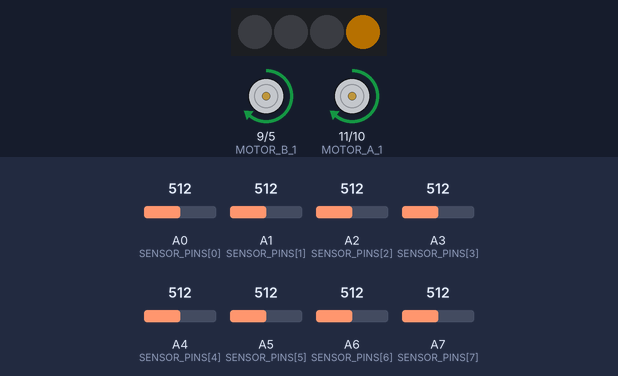
The sketch below on a simulated Arduino Nano, built with avr-gcc and run on an emulated ATmega328P. On the bench: 4 RGB LEDs in strip order, left to right, motor-driver pin pairs drawn as motors (green arrow = first pin HIGH = forward, orange = second pin HIGH = backward, longer = more drive). The test bench sets the inputs (shaded band); at power-on: A0 (SENSOR_PINS[0]) = 512, A3 (SENSOR_PINS[3]) = 512, A5 (SENSOR_PINS[5]) = 512, A1 (SENSOR_PINS[1]) = 512, A2 (SENSOR_PINS[2]) = 512, A4 (SENSOR_PINS[4]) = 512, A6 (SENSOR_PINS[6]) = 512, A7 (SENSOR_PINS[7]) = 512. Dim RGB values are drawn brighter than linear; what the sketch prints to the serial monitor is not drawn.

Above: at 1.2 s.
1.3 s: A0 (SENSOR_PINS[0]) set to 941
4.3 s: A0 (SENSOR_PINS[0]) set to 961
At 4.62 s:
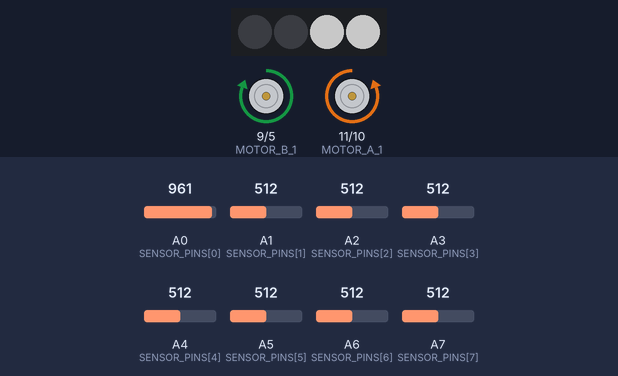
At 5.9 s:
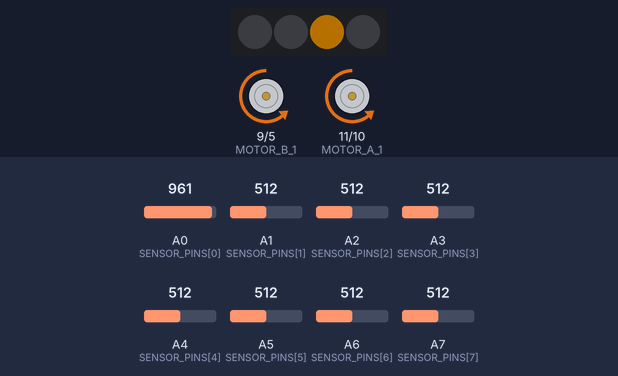
6.2 s: A3 (SENSOR_PINS[3]) set to 942
9.2 s: A3 (SENSOR_PINS[3]) set to 964
At 9.7 s:
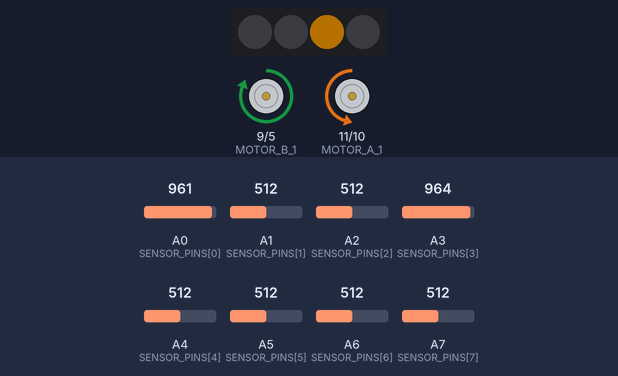
10.7 s: A5 (SENSOR_PINS[5]) set to 939
13.7 s: A5 (SENSOR_PINS[5]) set to 965
At 14.27 s:
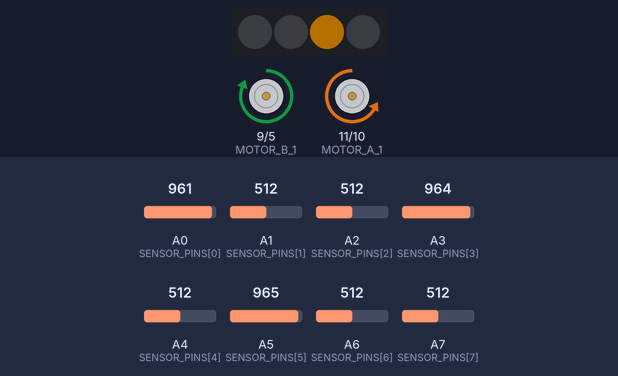
Timing chart, 0 to 17.7 s (numbered marks = the images above; inputs shaded):
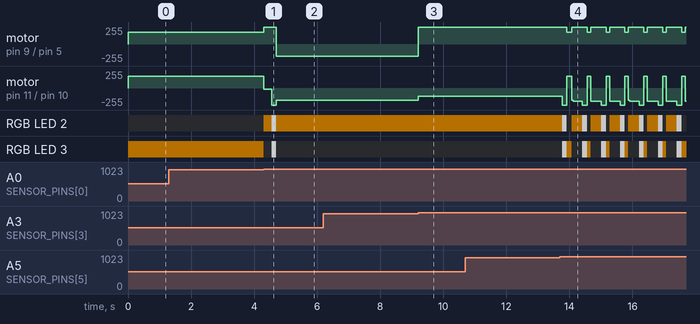

Measured:
- the behaviour switches between 950 and 951 on A0 (SENSOR_PINS[0]) (found by bisection; images 0 and 1)
- the behaviour switches between 950 and 951 on A3 (SENSOR_PINS[3]) (found by bisection; images 2 and 3)
- the behaviour switches between 950 and 951 on A5 (SENSOR_PINS[5]) (found by bisection; images 3 and 4)
- after the input at 1.3 s, every drawn part: stays the same
- after the input at 4.3 s, motor on pin 9 (MOTOR_B_1) / pin 5 (MOTOR_B_2): forward 180/255 → forward 255/255 at once, → backward 180/255 0.40 s later; motor on pin 11 (MOTOR_A_1) / pin 10 (MOTOR_A_2): forward 180/255 → backward 20/255 at once, → backward 255/255 0.25 s later, → backward 180/255 0.15 s later
- after the input at 6.2 s, every drawn part: stays the same
- after the input at 9.2 s, motor on pin 9 (MOTOR_B_1) / pin 5 (MOTOR_B_2): backward 180/255 → forward 255/255 at once; motor on pin 11 (MOTOR_A_1) / pin 10 (MOTOR_A_2): backward 180/255 → backward 121/255 at once
- after the input at 10.7 s, every drawn part: stays the same
- after the input at 13.7 s, motor on pin 9 (MOTOR_B_1) / pin 5 (MOTOR_B_2): alternates forward 255/255 for 0.49 s and forward 180/255 for 0.11 s, starting after 0.22 s; RGB LED 2: RGB(65, 40, 0) → RGB(100, 100, 100) after 0.07 s, → off 0.15 s later, → RGB(65, 40, 0) 0.16 s later, → RGB(100, 100, 100) 0.34 s later, … (20 changes in this stretch)

The sketch:

LineMaze.ino
```cpp
// ============================================================
//  Line Following Robot — Line Maze Solver (Left-Hand Rule)
// ============================================================

#include <Adafruit_NeoPixel.h>

#define LED_PIN  7
#define NUM_LEDS 4

Adafruit_NeoPixel pixels(NUM_LEDS, LED_PIN, NEO_GRB + NEO_KHZ800);

// --- Motor Pins ---
const int MOTOR_A_1 = 11;  // Left  backward
const int MOTOR_A_2 = 10;  // Left  forward
const int MOTOR_B_1 = 9;   // Right forward
const int MOTOR_B_2 = 5;   // Right backward (⚠️ not PWM — rewire to pin 3 or 5 if possible)

// --- Sensors ---
const int SENSOR_COUNT = 8;
const int SENSOR_PINS[8] = {A0, A1, A2, A3, A4, A5, A6, A7};
const int SENSOR_WEIGHTS[8] = { 7,  5,  3,  1, -1, -3, -5, -7};
const int THRESHOLD = 950;

// --- PD Gains ---
const float Kp = 20.0;
const float Kd = 12.0;

// --- Speeds ---
const int SPEED_BASE  = 255;   // slower = more control at turns
const int SPEED_MIN = 160;
const int SPEED_PIVOT = 180;   // slightly slower pivot, less overshoot

// --- Timing ---
const unsigned long CROSSING_MS = 140;  // back down from 300 — less overshoot
const unsigned long BLIND_MS = 100;  // start checking for line sooner after pivot
const unsigned long TURN_180_MS = 600;   // Timed blind phase for u-turns only
const unsigned long COOLDOWN_MS = 250;  // shorter cooldown at lower speed
const unsigned long TIMEOUT_MS = 5000;  // Max spin before giving up
const unsigned long IGNORE_FINISH_MS = 3000;  // Don't detect finish in first 3s
const unsigned long FINISH_CONFIRM_MS = 100;   // FIX 3: raised from 30ms to reduce false triggers
const unsigned long DEBUG_INTERVAL = 50;    // FIX 5: only print every 50ms

// --- States ---
enum State { FOLLOWING, CROSSING, TURNING, SEARCH, COOLDOWN, RECOVER, FINISH, BACKUP, DONE };
State state = FOLLOWING;

// --- Turn direction: -1 = left, 0 = straight, 1 = right, 2 = u-turn ---
int pendingTurn = 0;

// --- Tracking ---
float lastError = 0;
int lastDirection = 0;
unsigned long stateStart = 0;
unsigned long raceStart = 0;
unsigned long finishTimer = 0;
unsigned long lastDebug = 0;  // FIX 5

// ============================================================
//  FIX 1 — Forward declarations so LED functions can be called
//  from motor helpers defined above them
// ============================================================
void showForwardLights();
void showBrakeLights();
void showLeftLights();
void showRightLights();

// ============================================================
//  Motor Helpers
// ============================================================

void stopMotors() {
  analogWrite(MOTOR_A_1, 0); analogWrite(MOTOR_A_2, 0);
  analogWrite(MOTOR_B_1, 0); analogWrite(MOTOR_B_2, 0);
  showBrakeLights();
}

// Replace the entire setMotor function with this:
void setMotor(int fwd, int bwd, int speed) {
  speed = constrain(speed, -255, 255);
  if (speed >= 0) {
    analogWrite(fwd, speed);
    analogWrite(bwd, 0);
  } else {
    analogWrite(fwd, 0);
    analogWrite(bwd, abs(speed));
  }
}

void driveForward(int spd = SPEED_BASE) {
  setMotor(MOTOR_A_2, MOTOR_A_1, spd);
  setMotor(MOTOR_B_1, MOTOR_B_2, spd);
  showForwardLights();
}

void driveReverse(int spd = SPEED_BASE) {
  setMotor(MOTOR_A_2, MOTOR_A_1, -spd);
  setMotor(MOTOR_B_1, MOTOR_B_2, -spd);
  showBrakeLights();
}

void pivotLeft(int spd = SPEED_PIVOT) {
  setMotor(MOTOR_A_2, MOTOR_A_1, -spd);
  setMotor(MOTOR_B_1, MOTOR_B_2,  spd);
  showLeftLights();
}

void pivotRight(int spd = SPEED_PIVOT) {
  setMotor(MOTOR_A_2, MOTOR_A_1,  spd);
  setMotor(MOTOR_B_1, MOTOR_B_2, -spd);
  showRightLights();
}

// ============================================================
//  PD Line Following
// ============================================================

void drive(float pos) {
  int base = map((int)(abs(pos) * 10), 0, 70, SPEED_BASE, SPEED_MIN);
  float corr = Kp * pos + Kd * (pos - lastError);
  lastError  = pos;
  if (pos < 0) showLeftLights();
  else if (pos > 0) showRightLights();
  else showForwardLights();
  setMotor(MOTOR_A_2, MOTOR_A_1, base - (int)corr);
  setMotor(MOTOR_B_1, MOTOR_B_2, base + (int)corr);
}

// ============================================================
//  Sensors
// ============================================================

int readSensors(int vals[], long &wsum) {
  wsum = 0;
  int active = 0;
  for (int i = 0; i < SENSOR_COUNT; i++) {
    vals[i] = analogRead(SENSOR_PINS[i]);
    int on = (vals[i] > THRESHOLD) ? 1 : 0;
    wsum += on * SENSOR_WEIGHTS[i];
    active += on;
  }
  return active;
}

// ============================================================
//  Junction Detection — left-hand rule
//  Sensor layout (A0 = leftmost, A7 = rightmost):
//    Left  zone: sensors 5–7 (indices 5,6,7)  — FIX 2: corrected comment
//    Centre zone: sensors 3–4 (indices 3,4)
//    Right zone: sensors 0–2 (indices 0,1,2)
//  Returns: -1 = left, 0 = straight, 1 = right, 2 = u-turn, -99 = not a junction
// ============================================================

// int chooseTurn(int vals[]) {
//   int L = 0, C = 0, R = 0;
//   for (int i = 0; i < SENSOR_COUNT; i++) {
//     int on = (vals[i] > THRESHOLD) ? 1 : 0;
//     if (i <= 2) L += on;
//     if (i == 3 || i == 4) C += on;
//     if (i >= 5) R += on;
//   }

//   bool canLeft = (L >= 2);
//   bool canRight = (R >= 2);
//   // Only say "Straight" if the center is VERY solid and there are NO turns
//   bool canStraight = (vals[3] > THRESHOLD && vals[4] > THRESHOLD);

//   // --- NEW PRIORITY: Any Turn > Straight ---
//   if (canLeft) return -1;   // Left-hand rule priority
//   if (canRight) return 1;    // If no left, take the right immediately
//   if (canStraight) return 0; // Only go straight if no side turns exist

//   return -99;
// }


int chooseTurn(int vals[]) {
  // 1. Detect presence in each zone
  bool L = (vals[5] > THRESHOLD || vals[6] > THRESHOLD || vals[7] > THRESHOLD);
  bool C = (vals[3] > THRESHOLD || vals[4] > THRESHOLD);
  bool R = (vals[0] > THRESHOLD || vals[1] > THRESHOLD || vals[2] > THRESHOLD);

  // 2. Combine into a single "Junction ID"
  // If L=1, C=1, R=0 -> JunctionID = 6 (4 + 2)
  int junctionID = (L * 4) + (C * 2) + (R * 1);

  // 3. Map IDs to Actions (Left-Hand Rule)
  switch (junctionID) {
    case 7: return -1; // Full Cross (+): Take Left
    case 6: return -1; // Left T-Junction (L + S): Take Left
    case 5: return -1; // Left/Right only (L + R): Take Left
    case 4: return -1; // 90 deg Left: Take Left

    case 3: return 0;  // Right T-Junction (S + R): Take Straight
    case 2: return 0;  // Straight line only: Take Straight

    case 1: return 1;  // 90 deg Right: Take Right

    default: return -99; // No line or Dead End
  }
}
// ============================================================
//  Debug — FIX 5: called on a 50ms interval, not every tick
// ============================================================

void debugPrint(int vals[]) {
  String s = "";
  switch (state) {
    case FOLLOWING: s = "FOLLOWING"; break;
    case CROSSING:  s = "CROSSING";  break;
    case TURNING:   s = "TURNING";   break;
    case SEARCH:    s = "SEARCH";    break;
    case COOLDOWN:  s = "COOLDOWN";  break;
    case RECOVER:   s = "RECOVER";   break;
    case FINISH:    s = "FINISH";    break;
    case BACKUP:    s = "BACKUP";    break;
    case DONE:      s = "DONE";      break;
  }
  String line = String(millis()) + "," + s;
  for (int i = 0; i < SENSOR_COUNT; i++) {
    line += "," + String(vals[i]);
  }
  Serial.println(line);
}

// ============================================================
//  Setup
// ============================================================

void setup() {
  pinMode(MOTOR_A_1, OUTPUT); pinMode(MOTOR_A_2, OUTPUT);
  pinMode(MOTOR_B_1, OUTPUT); pinMode(MOTOR_B_2, OUTPUT);
  stopMotors();
  Serial.begin(9600);
  pixels.begin();
  pixels.clear();
  pixels.show();
  raceStart = millis();
  Serial.println("Ready");
}

// ============================================================
//  Main Loop
// ============================================================

void loop() {
  int  vals[SENSOR_COUNT];
  long wsum   = 0;
  int  active = readSensors(vals, wsum);
  unsigned long now = millis();

  // FIX 5: throttle debug output so it doesn't slow the loop
  if (now - lastDebug >= DEBUG_INTERVAL) {
    lastDebug = now;
    debugPrint(vals);
  }

  switch (state) {

    // ── FOLLOWING ──────────────────────────────────────────
    case FOLLOWING: {

      // Finish line — 7+ sensors active, past safety window
      // FIX 3: confirmation window raised to 100ms to avoid false triggers at wide junctions
      if (active >= 7 && now - raceStart > IGNORE_FINISH_MS) {
        if (finishTimer == 0) {
          finishTimer = now;
        } else if (now - finishTimer >= FINISH_CONFIRM_MS) {
          Serial.println("Finish detected");
          state       = FINISH;
          stateStart  = now;
          finishTimer = 0;
        }
        driveForward();
        break;
      } else if (active < 7) {
        finishTimer = 0;
      }

      // No line — enter recover
      if (active == 0) {
        state      = RECOVER;
        stateStart = now;
        break;
      }

      // Junction check
      int turn = chooseTurn(vals);
      if (turn != -99 && turn != 0) {
        pendingTurn = turn;
        state       = CROSSING;
        stateStart  = now;
        Serial.print("Junction → turn: "); Serial.println(turn);
        break;
      }

      // Normal PD following (straight at junction falls through here too)
      float pos = (float)wsum / active;
      lastDirection = (pos < 0) ? -1 : 1;
      drive(pos);
      break;
    }

    // ── CROSSING — creep forward to center wheels ───────────
    case CROSSING:
      driveForward();
      if (now - stateStart >= CROSSING_MS) {
        state      = TURNING;
        stateStart = now;
      }
      break;

    // ── TURNING — blind pivot phase ─────────────────────────
    case TURNING: {
      unsigned long blindTime = (pendingTurn == 2) ? TURN_180_MS : BLIND_MS;
      if (pendingTurn == -1) pivotLeft();
      else                   pivotRight();
      if (now - stateStart >= blindTime) {
        state      = SEARCH;
        stateStart = now;
      }
      break;
    }

    // ── SEARCH — spin until centre sensors find line ─────────
    case SEARCH: {
      if (pendingTurn == -1) pivotLeft();
      else pivotRight();

      int hits = 0;
      if (analogRead(SENSOR_PINS[3]) > THRESHOLD) hits++;
      if (analogRead(SENSOR_PINS[4]) > THRESHOLD) hits++;

      if (hits >= 1) {
        Serial.println("Turn done");
        lastError  = 0;
        state = COOLDOWN;
        stateStart = now;
        break;
      }

      // Timeout — switch to u-turn, or give up if already trying
      if (now - stateStart > TIMEOUT_MS) {
        if (pendingTurn != 2) {
          Serial.println("Timeout → u-turn");
          pendingTurn = 2;
          state       = TURNING;
          stateStart  = now;
        } else {
          Serial.println("Completely lost — stopping");
          stopMotors();
          state      = COOLDOWN;
          stateStart = now;
        }
      }
      break;
    }

    // ── COOLDOWN — drive clear before checking junctions again ─
    case COOLDOWN:
      if (active > 0) {
        float pos = (float)wsum / active;
        drive(pos);
      } else {
        driveForward();
      }
      if (now - stateStart >= COOLDOWN_MS) {
        state = FOLLOWING;
        Serial.println("Cooldown done");
      }
      break;

    // ── RECOVER — spin toward last known side until line found ─
    case RECOVER:
      if (lastError <= 0) pivotLeft();
      else                pivotRight();
      if (active > 0) {
        Serial.println("Line recovered");
        state      = COOLDOWN;
        stateStart = now;
      }
      if (now - stateStart > TIMEOUT_MS) {
        pendingTurn = 2;
        state       = TURNING;
        stateStart  = now;
      }
      break;

    // ── FINISH — drive across the finish box ────────────────
    case FINISH:
      driveForward();
      if (active <= 2) {
        stopMotors();
        state      = BACKUP;
        stateStart = now;
        Serial.println("Crossed finish — backing up");
      }
      break;

    // ── BACKUP — reverse to centre, pause, done ─────────────
    // FIX 4 note: Motor B reverse is full power due to pin 4 not being PWM.
    // Robot may veer slightly — rewiring pin 4 to pin 3 or 5 fixes this properly.
    case BACKUP:
      if (now - stateStart < 600) {
        driveReverse((int)(SPEED_BASE * 0.8));
      } else if (now - stateStart < 1600) {
        stopMotors();
      } else if (now - stateStart < 3000) {
        driveReverse((int)(SPEED_BASE * 0.8));
      } else {
        state = DONE;
      }
      break;

    // ── DONE ────────────────────────────────────────────────
    case DONE:
      stopMotors();
      pixels.fill(pixels.Color(0, 255, 0));
      pixels.show();
      break;
  }
}

// ============================================================
//  LED Helpers — FIX 1: defined here, declared above motor helpers
// ============================================================

void showForwardLights() {
  pixels.clear();
  pixels.setPixelColor(2, pixels.Color(100, 100, 100));
  pixels.setPixelColor(3, pixels.Color(100, 100, 100));
  pixels.show();
}

void showBrakeLights() {
  pixels.clear();
  pixels.setPixelColor(0, pixels.Color(100, 0, 0));
  pixels.setPixelColor(1, pixels.Color(100, 0, 0));
  pixels.show();
}

void showLeftLights() {
  pixels.clear();
  pixels.setPixelColor(3, pixels.Color(65, 40, 0));
  pixels.show();
}

void showRightLights() {
  pixels.clear();
  pixels.setPixelColor(2, pixels.Color(65, 40, 0));
  pixels.show();
}
```
